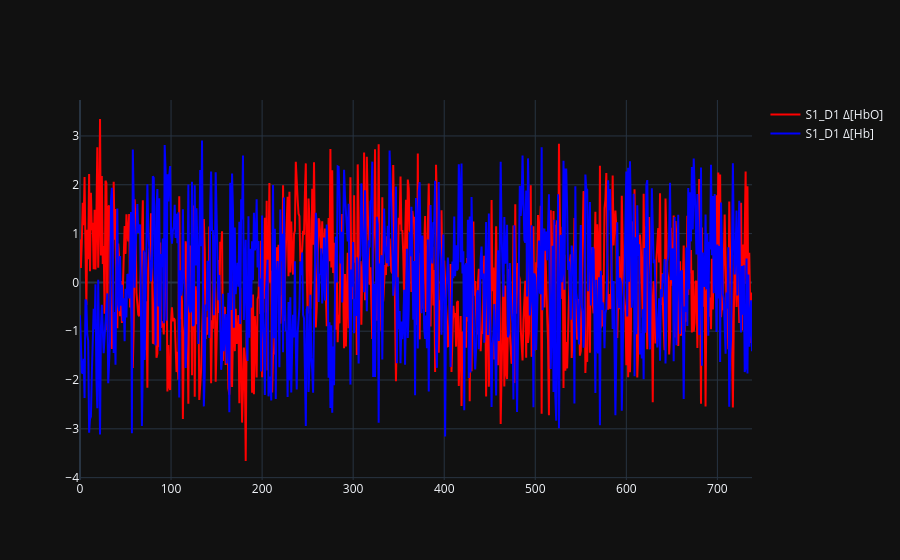
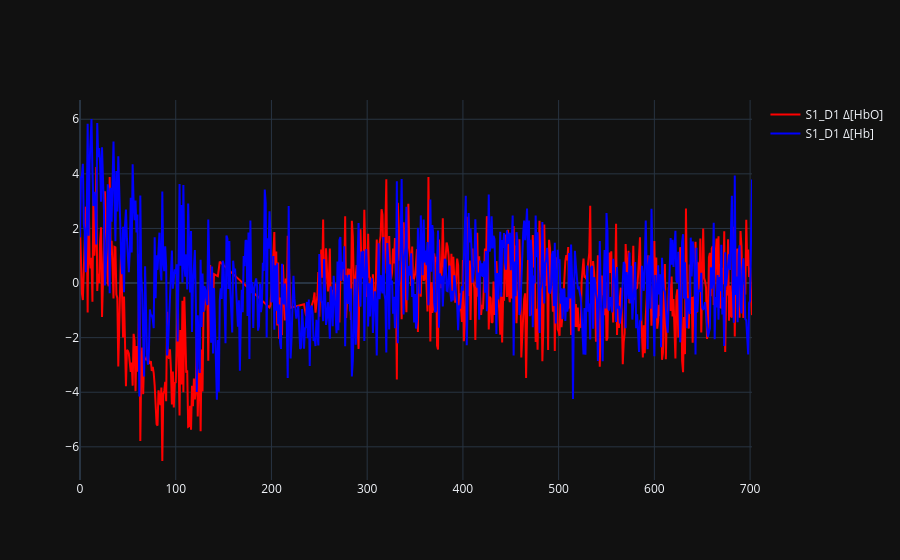
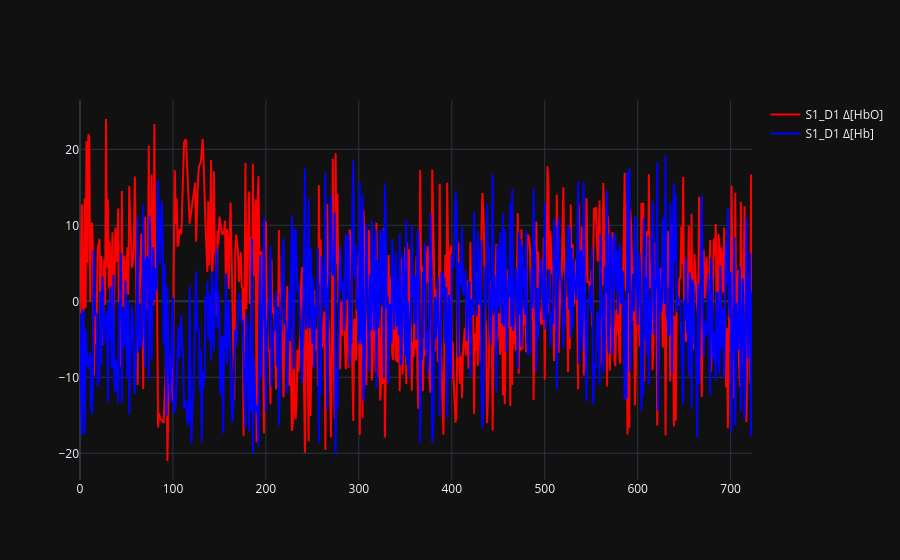
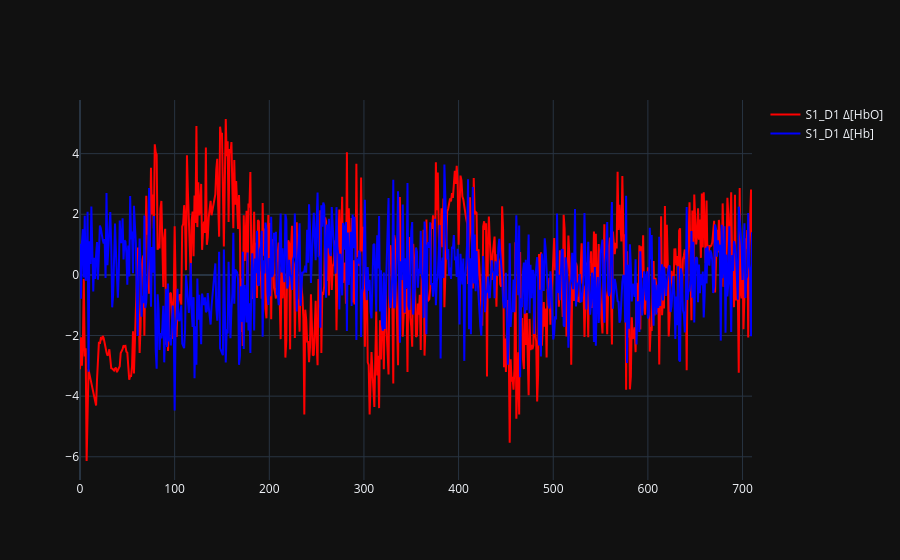

The cell these charts' notebook holds for them, in order:
### Code cell
import plotly.graph_objects as go

colours = ["red", "green", "blue"]

for dataset in datasets:
    #
    time = np.arange(dataset.stream_df.iloc[-1]["timestamp"])

    # --- left channel
    fig = go.Figure()

    fig.add_trace(go.Scatter(
        x=time, y=dataset.stream_df[f"s1_d1 hbo"],
        mode='lines', name=f'S1_D1 Δ[HbO]',
        line=dict(color="red"),
        hovertemplate='Time: %{x:.2f} s<br>Δ[HbO]: %{y:.4f} μM'
    ))
    fig.add_trace(go.Scatter(
        x=time, y=dataset.stream_df[f"s1_d1 hb"],
        mode='lines', name=f'S1_D1 Δ[Hb]',
        line=dict(color="blue"),
        hovertemplate='Time: %{x:.2f} s<br>Δ[Hb]: %{y:.4f} μM'
    ))

    fig.show()

### Figure 1 — Plotly figure (JSON) as saved in the notebook; plotly's stock layout.template omitted (floating-point values rounded to 4 significant figures; data arrays with more than 128 entries replaced by an {"elided": "..."} marker saying what was removed)
{"data": [{"hovertemplate": "Time: %{x:.2f} s<br>Δ[HbO]: %{y:.4f} μM", "line": {"color": "red"}, "mode": "lines", "name": "S1_D1 Δ[HbO]", "x": {"elided": "739 float values"}, "y": {"elided": "21361 float values"}, "type": "scatter"}, {"hovertemplate": "Time: %{x:.2f} s<br>Δ[Hb]: %{y:.4f} μM", "line": {"color": "blue"}, "mode": "lines", "name": "S1_D1 Δ[Hb]", "x": {"elided": "739 float values"}, "y": {"elided": "21361 float values"}, "type": "scatter"}], "layout": {}}

### Figure 2 — Plotly figure (JSON) as saved in the notebook; plotly's stock layout.template omitted (floating-point values rounded to 4 significant figures; data arrays with more than 128 entries replaced by an {"elided": "..."} marker saying what was removed)
{"data": [{"hovertemplate": "Time: %{x:.2f} s<br>Δ[HbO]: %{y:.4f} μM", "line": {"color": "red"}, "mode": "lines", "name": "S1_D1 Δ[HbO]", "x": {"elided": "703 float values"}, "y": {"elided": "21936 float values"}, "type": "scatter"}, {"hovertemplate": "Time: %{x:.2f} s<br>Δ[Hb]: %{y:.4f} μM", "line": {"color": "blue"}, "mode": "lines", "name": "S1_D1 Δ[Hb]", "x": {"elided": "703 float values"}, "y": {"elided": "21936 float values"}, "type": "scatter"}], "layout": {}}

### Figure 3 — Plotly figure (JSON) as saved in the notebook; plotly's stock layout.template omitted (floating-point values rounded to 4 significant figures; data arrays with more than 128 entries replaced by an {"elided": "..."} marker saying what was removed)
{"data": [{"hovertemplate": "Time: %{x:.2f} s<br>Δ[HbO]: %{y:.4f} μM", "line": {"color": "red"}, "mode": "lines", "name": "S1_D1 Δ[HbO]", "x": {"elided": "724 float values"}, "y": {"elided": "19897 float values"}, "type": "scatter"}, {"hovertemplate": "Time: %{x:.2f} s<br>Δ[Hb]: %{y:.4f} μM", "line": {"color": "blue"}, "mode": "lines", "name": "S1_D1 Δ[Hb]", "x": {"elided": "724 float values"}, "y": {"elided": "19897 float values"}, "type": "scatter"}], "layout": {}}

### Figure 4 — Plotly figure (JSON) as saved in the notebook; plotly's stock layout.template omitted (floating-point values rounded to 4 significant figures; data arrays with more than 128 entries replaced by an {"elided": "..."} marker saying what was removed)
{"data": [{"hovertemplate": "Time: %{x:.2f} s<br>Δ[HbO]: %{y:.4f} μM", "line": {"color": "red"}, "mode": "lines", "name": "S1_D1 Δ[HbO]", "x": {"elided": "711 float values"}, "y": {"elided": "22179 float values"}, "type": "scatter"}, {"hovertemplate": "Time: %{x:.2f} s<br>Δ[Hb]: %{y:.4f} μM", "line": {"color": "blue"}, "mode": "lines", "name": "S1_D1 Δ[Hb]", "x": {"elided": "711 float values"}, "y": {"elided": "22179 float values"}, "type": "scatter"}], "layout": {}}
